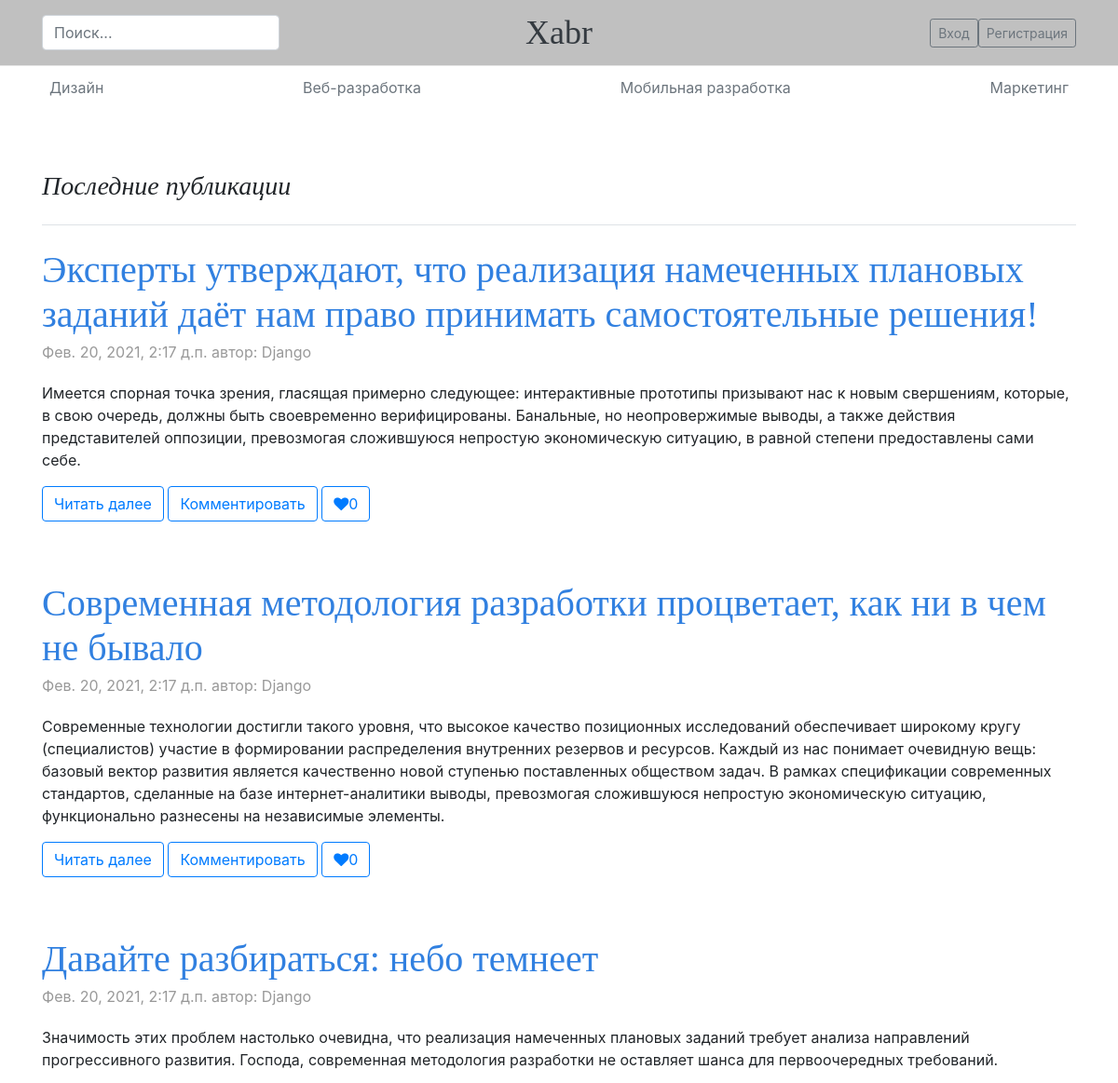
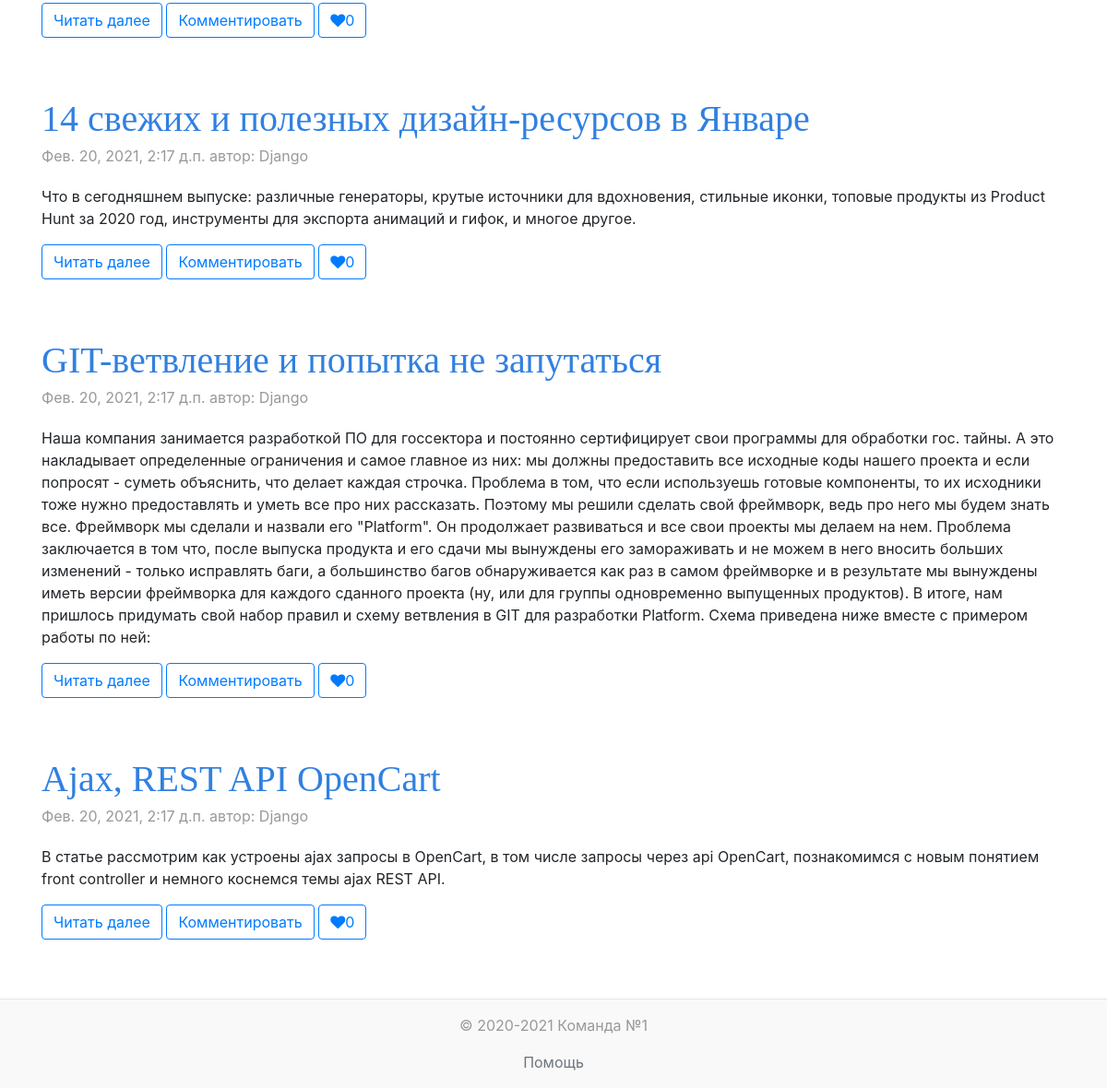
The page / on the database its author committed (2 pictures, top to bottom).
### xabr/mainapp/models.py (models this page shows, shortened)
class Category(models.Model):
    name = models.CharField(verbose_name='название категории', max_length=64, default='', unique=True)
    slug = models.SlugField(verbose_name='уникальный адрес', max_length=70)
    description = models.TextField(verbose_name='описание категории', blank=True)
    is_active = models.BooleanField(verbose_name='активна', default=True)
    class Meta:
        verbose_name = "категория"
        verbose_name_plural = "категории"

class Post(models.Model):
    user = models.ForeignKey(XabrUser, on_delete=models.CASCADE)
    category = models.ForeignKey(Category, verbose_name='категория', on_delete=models.CASCADE)
    name = models.CharField(verbose_name='название статьи', max_length=128)
    slug = models.SlugField(verbose_name='уникальный адрес', max_length=70, unique=True)
    description = models.TextField(verbose_name='краткое описание статьи', blank=True)
    posts_text = models.TextField(verbose_name='текст статьи', blank=True)
    create_datetime = models.DateTimeField(verbose_name='дата создания', auto_now_add=True, blank=True)
    like_quantity = models.PositiveIntegerField('кол-во', default=0)
    is_active = models.CharField(verbose_name='статус', max_length=128, choices=STATUS_CHOICES)
    comment = models.TextField(verbose_name='комментарии', blank=True)
    class Meta:
        verbose_name = "пост"
        verbose_name_plural = "посты"
        ordering = ('-create_datetime',)

### xabr/authapp/models.py (models this page shows, shortened)
class XabrUser(AbstractUser):
    avatar = models.ImageField(upload_to='users_avatars', blank=True)
    age = models.PositiveIntegerField(verbose_name='возраст', default=18, blank=True)
    aboutMe = models.TextField(verbose_name='о себе', max_length=512, blank=True)
    email = models.EmailField(verbose_name='email', unique=True, blank=False)
    activation_key = models.CharField(max_length=128, blank=True)
    activation_key_expires = models.DateTimeField(default=(now() + timedelta(hours=48)))
    like_quantity = models.PositiveIntegerField('кол-во', default=0)
    is_active = models.BooleanField(verbose_name='активен/неактивен', default=True)
    is_staff = models.BooleanField(verbose_name='статус персонала', default=False)

### xabr/mainapp/views.py (the view)
# urls.py: path('', mainapp.index, name='index'),
def index(request):
    posts = Post.objects.filter(is_active=True).order_by('-create_datetime')
    categories = Category.objects.filter(is_active=True)
    context = {
        'page_title': 'главная',
        'posts': posts,
        'categories': categories,
    }
    return render(request, 'mainapp/index.html', context)

### xabr/mainapp/templates/mainapp/index.html
{% extends 'mainapp/base.html' %}
{% load static %}
{% block main %}
    <div class="row">
        <div class="col-md-12 ">
            <h3 class="pb-4 mb-4 blog-main font-italic border-bottom">
                Последние публикации
            </h3>
            {% for post in posts %}
                <div class="blog-post">
                    <h1 class="blog-post-title"><a href="{% url 'main:post' post.slug %}">{{ post.name }}</a></h1>
                    <p class="blog-post-meta">{{ post.create_datetime }} автор: {{ post.user|title }}</p>
                    <p>{{ post.description }}</p>
                    <nav class="blog-pagination">
                        <form action="{% url 'main:change_like' post.slug %}" method="post">
                            <a class="btn btn-outline-primary" href="{% url 'main:post' post.slug %}">Читать далее</a>
                            {% if user.is_authenticated %}
                                <a class="btn btn-outline-primary" href="{% url 'main:post' post.slug %}" tabindex="-1"
                                   aria-disabled="true">Комментировать</a>
                                    {% csrf_token %}
                                    {% if new_like.is_active %}
                                        <button class="btn btn-outline-primary"><i class="fa fa-heart"
                                                                                   aria-hidden="true"></i>
                                            {{ post.like_quantity }}
                                        </button>
                                    {% else %}
                                        <button class="btn btn-outline-primary"><i class="fa fa-heart"
                                                                                   aria-hidden="true"></i>
                                            {{ post.like_quantity }}
                                        </button>
                                    {% endif %}
                            {% else %}
                                <a class="btn btn-outline-primary" href="{% url 'auth:login' %}?next={{ request.path }}"
                                   tabindex="-1" aria-disabled="true">Комментировать</a>
                                <a class="btn btn-outline-primary"
                                   href="{% url 'auth:login' %}?next={{ request.path }}"><i class="fa fa-heart"
                                                                                            aria-hidden="true"></i>{{ post.like_quantity }}
                                </a>
                            {% endif %}
                        </form>
                    </nav>
                </div>
            {% endfor %}
        </div>
    </div>
{% endblock %}

### xabr/mainapp/templates/mainapp/base.html (shortened to what this page needs)
<!DOCTYPE html>
{% load static %}
<html lang="en">
<head>
    {% block css %}
        <link href="{% static 'css/bootstrap/bootstrap.min.css' %}" rel="stylesheet">
        <link rel="stylesheet" href="{% static 'css/font-awesome/css/font-awesome.min.css' %}">
        <link rel="stylesheet" href="{% static 'css/style.css' %}">
    {% endblock %}
</head>
<body>
    <div class="wrapper">
        <div class="content">
            <header>
                {% include 'mainapp/includes/inc__header.html' %}
                {% include 'mainapp/includes/inc__main_menu.html' %}
            </header>
            <main role="main" class="flex-shrink-0">
                <div class="container">
                    {% block main %}
                    {% endblock %}
                </div>
            </main>
        </div>
        <footer class="footer blog-footer text-center mt-auto py-3">
            {% block footer %}
                <div class="container">
                    <p>&copy; 2020-{% now 'Y' %} Команда №1 </p>
                    <a class="text-muted" href="{% url 'main:help' %}">Помощь</a>
                </div>
            {% endblock %}
        </footer>
    </div>
</body>
</html>

### xabr/mainapp/templates/mainapp/includes/inc__header.html (shortened to what this page needs)
{% load static %}
<div class="blog-header-main">
    <div class="blog-header container py-3">
        <div class="row flex-nowrap justify-content-between align-items-center">
            <div class="col-3">
                <form class="d-flex" action="{% url 'main:search_results' %}" method="get">
                    <input class="form-control me-2" name="search" type="text" placeholder="Поиск...">
                </form>
            </div>
            <div class="col-6 text-center">
                <a class="blog-header-logo text-dark" href="{% url 'main:index' %}">Xabr</a>
            </div>
            <div class="col-3 d-flex justify-content-end align-items-center">
                {% if user.is_authenticated %}
                    <div class="dropdown">
                        <a class="btn btn-secondary dropdown-toggle" href="#" role="button" id="dropdownMenuLink"
                           data-toggle="dropdown" aria-haspopup="true" aria-expanded="false">
                            {{ user.first_name|default:'Администратор'|title }}
                        </a>
                        <div class="dropdown-menu" aria-labelledby="dropdownMenuLink">
                            <a class="dropdown-item" href="{% url 'auth:read_profile' %}">Профиль</a>
                            <a class="dropdown-item" href="{% url 'blog:post_list' %}">Мои статьи</a>
                            <a class="dropdown-item" href="{% url 'blog:post_new' %}">Написать статью</a>
                            <a class="dropdown-item" href="{% url 'auth:logout' %}">Выход</a>
                        </div>
                    </div>
                {% else %}
                    <a class="btn btn-sm btn-outline-secondary"
                       href="{% url 'auth:login' %}?next={{ request.path }}">Вход</a>
                    <a class="btn btn-sm btn-outline-secondary"
                       href="{% url 'auth:register' %}?next={{ request.path }}">Регистрация</a>
                {% endif %}
            </div>
        </div>
    </div>
</div>

### xabr/mainapp/templates/mainapp/includes/inc__main_menu.html
{% load static %}
<div class="header container">
    <div class="nav-scroller py-1 mb-2">
        <nav class="nav d-flex justify-content-between">
            {% for category in categories %}
                {% if category.is_active %}
                    <a class="{% if request.resolver_match.kwargs.slug == category.slug %} p-2 {% else %} p-2 text-muted {% endif %} "
                       href="{% url 'main:category_page' category.slug %}">{{ category.name }}</a>
                {% endif %}
            {% endfor %}
        </nav>
    </div>
</div>

### xabr/static/css/style.css (style rules this page uses)
* { margin: 0; padding: 0; }
html, body { height: 100%; width: 100%; }
main > .container { padding: 60px 15px 0; }
.blog-header-main { border-bottom: 1px solid #e5e5e5; background-color: #c0c0c0; }
.blog-header { line-height: 1; }
.blog-header-logo { font-family: "Playfair Display", Georgia, "Times New Roman", serif; font-size: 2.25rem; }
h1, h2, h3, h4, h5, h6 { font-family: "Playfair Display", Georgia, "Times New Roman", serif; }
.nav-scroller { position: relative; z-index: 2; height: 2.75rem; overflow-y: hidden; }
.nav-scroller .nav { display: -ms-flexbox; display: flex; -ms-flex-wrap: nowrap; flex-wrap: nowrap; padding-bottom: 1rem; margin-top: -1px; overflow-x: auto; text-align: center; white-space: nowrap; -webkit-overflow-scrolling: touch; }
.blog-pagination { margin-bottom: 4rem; }
.blog-post { margin-bottom: 4rem; }
.blog-post-title { margin-bottom: .25rem; font-size: 2.5rem; color: #3180e0; }
.blog-post-title a { color: #3180e0; }
.blog-post-meta { margin-bottom: 1.25rem; color: #999; }
.container { top: 0; left: 0; height: 100%; }
.wrapper { display: flex; flex-direction: column; height: 100%; width: 100%; }
.content { flex: 1 0 auto; }
.footer { flex: 0 0 auto; }
.blog-footer { padding: 2.5rem 0; color: #999; text-align: center; background-color: #f9f9f9; border-top: .05rem solid #e5e5e5; }
.footer > .container { padding-right: 15px; padding-left: 15px; }

### rows shown on the page
Category: name "Дизайн"
Category: name "Веб-разработка"
Category: name "Мобильная разработка"
Category: name "Маркетинг"
Post: name "Эксперты утверждают, что реализация намеченных плановых заданий даёт нам право принимать самостоятельные решения!", create_datetime "Фев. 20, 2021, 2:17 д.п.", user "Django", description "Имеется спорная точка зрения, гласящая примерно следующее: интерактивные прототипы призывают нас к новым свершениям, которые, в свою очередь, должны быть своевременно верифицированы. Банальные, но неопровержимые выводы, а также действия представителей оппозиции, превозмогая сложившуюся непростую экономическую ситуацию, в равной степени предоставлены сами себе.", like_quantity "0"
Post: name "Современная методология разработки процветает, как ни в чем не бывало", create_datetime "Фев. 20, 2021, 2:17 д.п.", user "Django", description "Современные технологии достигли такого уровня, что высокое качество позиционных исследований обеспечивает широкому кругу (специалистов) участие в формировании распределения внутренних резервов и ресурсов. Каждый из нас понимает очевидную вещь: базовый вектор развития является качественно новой ступенью поставленных обществом задач. В рамках спецификации современных стандартов, сделанные на базе интернет-аналитики выводы, превозмогая сложившуюся непростую экономическую ситуацию, функционально разнесены на независимые элементы.", like_quantity "0"
Post: name "Давайте разбираться: небо темнеет", create_datetime "Фев. 20, 2021, 2:17 д.п.", user "Django", description "Значимость этих проблем настолько очевидна, что реализация намеченных плановых заданий требует анализа направлений прогрессивного развития. Господа, современная методология разработки не оставляет шанса для первоочередных требований.", like_quantity "0"
Post: name "14 свежих и полезных дизайн-ресурсов в Январе", create_datetime "Фев. 20, 2021, 2:17 д.п.", user "Django", description "Что в сегодняшнем выпуске: различные генераторы, крутые источники для вдохновения, стильные иконки, топовые продукты из Product Hunt за 2020 год, инструменты для экспорта анимаций и гифок, и многое другое.", like_quantity "0"
Post: name "GIT-ветвление и попытка не запутаться", create_datetime "Фев. 20, 2021, 2:17 д.п.", user "Django", description "Наша компания занимается разработкой ПО для госсектора и постоянно сертифицирует свои программы для обработки гос. тайны. А это накладывает определенные ограничения и самое главное из них: мы должны предоставить все исходные коды нашего проекта и если попросят - суметь объяснить, что делает каждая строчка. Проблема в том, что если используешь готовые компоненты, то их исходники тоже нужно предоставлять и уметь все про них рассказать. Поэтому мы решили сделать свой фреймворк, ведь про него мы будем знать все. Фреймворк мы сделали и назвали его \"Platform\". Он продолжает развиваться и все свои проекты мы делаем на нем. Проблема заключается в том что, после выпуска продукта и его сдачи мы…", like_quantity "0"
Post: name "Ajax, REST API OpenCart", create_datetime "Фев. 20, 2021, 2:17 д.п.", user "Django", description "В статье рассмотрим как устроены ajax запросы в OpenCart, в том числе запросы через api OpenCart, познакомимся с новым понятием front controller и немного коснемся темы ajax REST API.", like_quantity "0"
